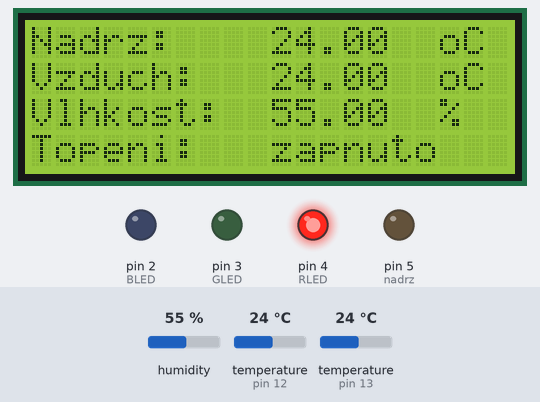
The sketch below on a simulated Arduino Uno, built with avr-gcc and run on an emulated ATmega328P. Parts: 20×4 character LCD, output pins drawn as LEDs (lit = HIGH). The test bench sets the inputs (shaded band); at power-on: temperature (sensors on pin 13, pin 12) 24 °C, humidity 55 %. What the sketch prints to the serial monitor is not drawn.

Above: at 1.2 s.
1.3 s: temperature (sensor on pin 13) set to 28 °C
At 3.6 s:
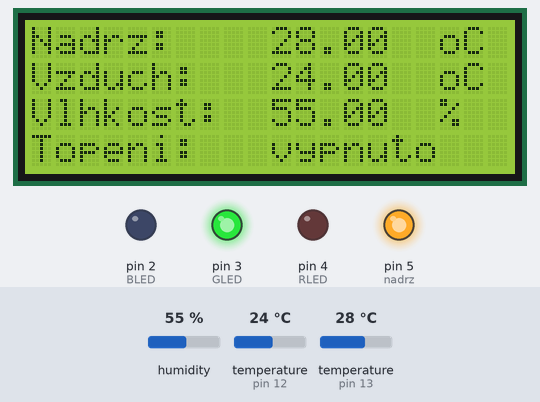
3.9 s: humidity set to 22 %
At 5.8 s:
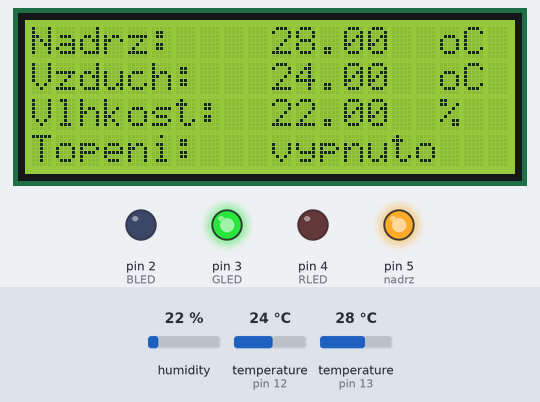
6.4 s: temperature (sensor on pin 12) set to 12 °C
At 7.8 s:
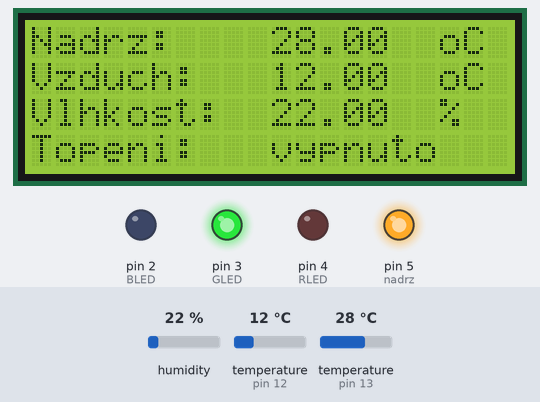
8.7 s: temperature (sensor on pin 13) set to 12 °C
At 10.7 s:
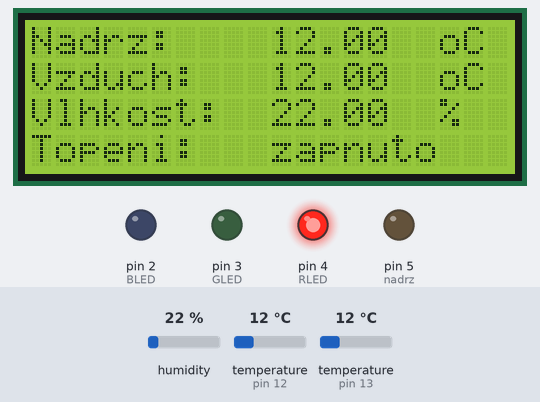
11.0 s: humidity set to 40 %
At 12.9 s:
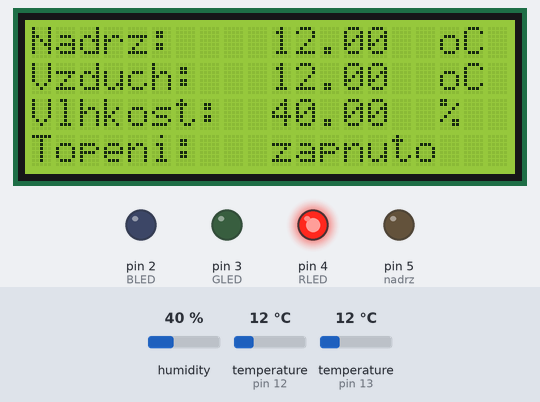
13.5 s: temperature (sensor on pin 13) set to 19 °C
Timing chart, 0 to 16.2 s (numbered marks = the images above; inputs shaded):
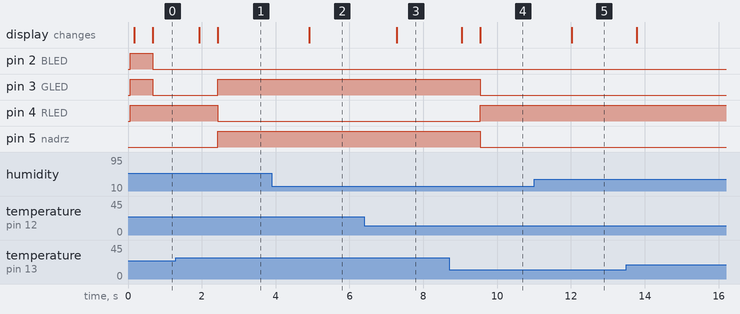

Measured:
- the behaviour switches between 26 and 27 °C on temperature (sensor on pin 13) (found by bisection; images 0 and 1)
- after the input at 1.3 s, pin 3 (GLED), pin 5 (nadrz): LOW → HIGH after 1.1 s; pin 4 (RLED): HIGH → LOW after 1.1 s; the display: first changes after 0.63 s (image 1 shows a later state)
- after the input at 3.9 s, the display: changes after 1.0 s (image 2)
- after the input at 6.4 s, the display: changes after 0.88 s (image 3)
- after the input at 8.7 s, pin 3 (GLED), pin 5 (nadrz): HIGH → LOW after 0.84 s; pin 4 (RLED): LOW → HIGH after 0.84 s; the display: first changes after 0.34 s (image 4 shows a later state)
- after the input at 11.0 s, the display: changes after 1.0 s (image 5)

The sketch:

LCD_I2C_4LINES_termometer_humid_temp_regulace.ino
```cpp
//divisl 24.11.2014 22:03
//#include <OneWireTempSensor.h>
//#include <DallasTemperature.h>
#include <OneWire.h>
//#include <Wire.h>
#include <LiquidCrystal_I2C.h>
#include "DHT.h"
#define DHTPIN 12
#define DHTTYPE DHT11

int DS18S20_Pin = 13; //DS18S20 signal na pinu 7
int BLED = 2;
int GLED = 3;
int RLED = 4;
int nadrz = 5;
LiquidCrystal_I2C lcd(0x27,20,4);  // adresa 0x27 na sbernici I2C
OneWire ds(DS18S20_Pin); // digitalni pin 7
DHT dht(DHTPIN, DHTTYPE);
//float nadrztemp = 0;

void setup()
{
  lcd.init();      //  zapinam display
  lcd.backlight(); //  zapinam podsviceni
  //lcd.clear();
// start with a blank screen
  dht.begin();
  Serial.begin(9600);

  pinMode(nadrz, OUTPUT);
  pinMode(BLED, OUTPUT); // RGB LED's
  pinMode(GLED, OUTPUT);
  pinMode(RLED, OUTPUT);
  digitalWrite(BLED, HIGH); // set nadrz LED's off
  digitalWrite(GLED, HIGH);
  digitalWrite(RLED, HIGH);

}

void loop() {
  float temperature = getTemp();
  float h = dht.readHumidity();
  float t = dht.readTemperature();
  Serial.println(temperature);
  lcd.home (); //lcd.setCursor(0, 0); //tady je prvni radek, prvni znak lcd
  lcd.print("Nadrz:");
  lcd.setCursor(17, 0);
  lcd.print("oC");
  lcd.setCursor(0, 1);
  lcd.print("Vzduch:");
  lcd.setCursor(10, 1);
  lcd.print(t);
  lcd.setCursor(17, 1);
  lcd.print("oC");
  lcd.setCursor(0, 2);
  lcd.print("Vlhkost:");
  lcd.setCursor(17, 2);
  lcd.print("%");
  lcd.setCursor(10, 2);
  lcd.print(h);
  lcd.setCursor(10, 0);
  lcd.print(temperature);
  lcd.setCursor(0, 3);
  lcd.print("Topeni:");
  //lcd.setCursor(10, 3);
  //lcd.print("ON/OFF");

  delay(500);

 if (temperature <=26)
{
  digitalWrite(nadrz, LOW);
  digitalWrite(BLED, LOW);
  digitalWrite(GLED, LOW);
  digitalWrite(RLED, HIGH);
  lcd.setCursor(10, 3);
  lcd.print("zapnuto  ");
}

if (temperature  >= 26.01 && temperature  <= 26.99)

{

  digitalWrite(nadrz, HIGH);
  digitalWrite(GLED, HIGH);
  digitalWrite(RLED, HIGH);
  digitalWrite(BLED, HIGH);
  lcd.setCursor(10, 3);

  lcd.print("v rozsahu");
}

if (temperature  >= 27)
{
  digitalWrite(nadrz, HIGH);
  digitalWrite(RLED, LOW);
  digitalWrite(GLED, HIGH);
  digitalWrite(BLED, LOW);
  lcd.setCursor(10, 3);
  lcd.print("vypnuto  ");
}


 }

float getTemp(){
  //vraci teplotu ve stupnich celsia

  byte data[12];
  byte addr[8];

  if ( !ds.search(addr)) {
    //zadne dalsi senzory, reset hledani
    ds.reset_search();
    return -1000;
  }

  if ( OneWire::crc8( addr, 7) != addr[7]) {
    Serial.println("Neplatne CRC!");
    return -1000;
  }

  if ( addr[0] != 0x10 && addr[0] != 0x28) {
    Serial.print("Zarizeni nerozpoznano");
    return -1000;
  }

  ds.reset();
  ds.select(addr);
  ds.write(0x44,1); // start conversion, with parasite power on at the end

  byte present = ds.reset();
  ds.select(addr);
  ds.write(0xBE); // Read Scratchpad


  for (int i = 0; i < 9; i++) { // potrebuju 9 bytes
    data[i] = ds.read();
  }

  ds.reset_search();

  byte MSB = data[1];
  byte LSB = data[0];

  float tempRead = ((MSB << 8) | LSB); //using two's compliment
  float TemperatureSum = tempRead / 16;

  return TemperatureSum;


}
```
